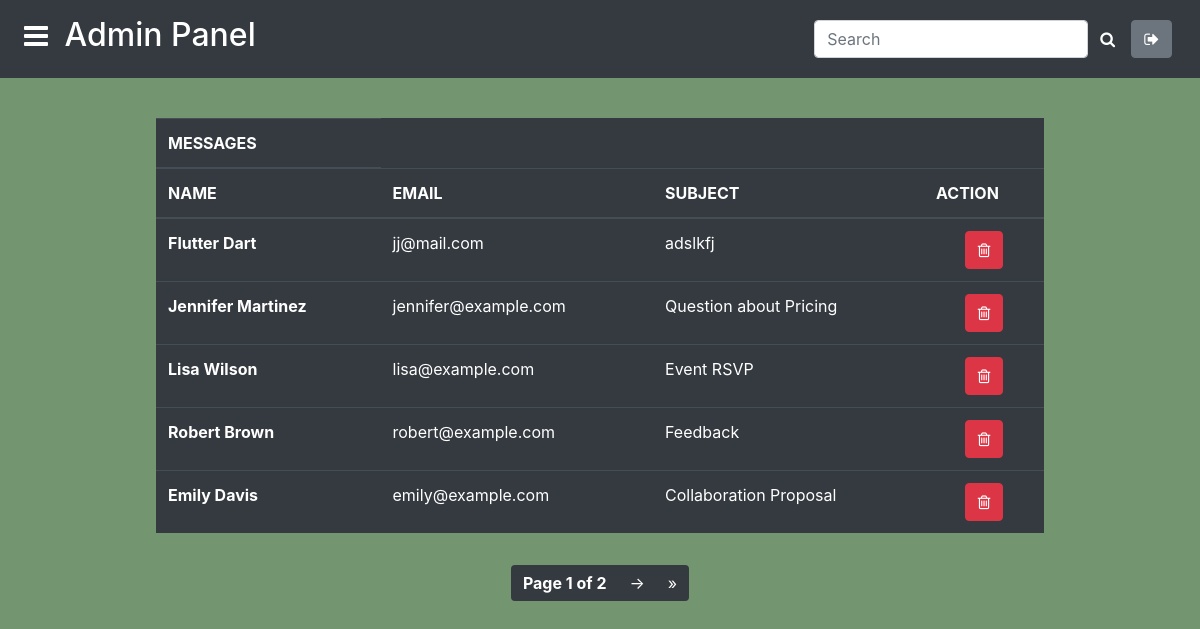
The page /dashboard/ (signed in) on the database its author committed.
### website/models.py (models this page shows, shortened)
class Contact(models.Model):
    name = models.CharField(max_length=100, blank=False)
    email = models.EmailField(max_length=100, blank=False)
    subject = models.CharField(max_length=200, blank=False)
    message = models.TextField(max_length=700, blank=False)
    seen = models.BooleanField(default=False)

### dashboard/views.py (the view)
# urls.py: path("", views.MessageListView.as_view(), name='dashboard'),
class MessageListView(generic.ListView):
    model = Contact
    template_name = 'dashboard/messages.html'
    context_object_name = 'contacts'
    paginate_by = 5
    def get_queryset(self):
        return Contact.objects.order_by("-id")
    def dispatch(self, request, *args, **kwargs):
        if not request.user.is_authenticated:
            return HttpResponseRedirect(reverse('dashboard:login'))
        return super().dispatch(request, *args, **kwargs)

### dashboard/templates/dashboard/messages.html (shortened to what this page needs)
{% extends 'dashboard/base.html' %}
{% block content %}
<div class="p-2 table-responsive">
<table class="table table-dark w-75 m-auto" style="margin-top: 2rem !important;">
    <thead>
      <tr>
        <th scope="row">MESSAGES</th>
      </tr>
      <tr>
        <th scope="col">NAME</th>
        <th scope="col">EMAIL</th>
        <th scope="col">SUBJECT</th>
        <th scope="col">ACTION</th>
      </tr>
    </thead>
    <tbody>
        {% for contact in contacts %}
            <tr>
              <th scope="row"><a class="text-decoration-none text-white text-capitalize" href="{% url 'dashboard:message_detail' contact.id %}">{{ contact.name }} </a></th>
              <td>{{ contact.email }}</td>
              <td>{{ contact.subject }}</td>
              <td class="text-center"><a href="{% url 'dashboard:message_delete' contact.id %}"><button class="btn btn-danger"><i class="fa fa-trash-o" aria-hidden="true"></i></button></a></td>
            </tr>
        {% endfor %}
    </tbody>
  </table>
</div>
<div class="mb-5">
  <div class="my-4 d-flex align-items-center justify-content-center">
      <ul class="step-links pagination">
          <li class="current page-item">
            <p class="page-link bg-dark text-white border-0"><strong>Page {{ page_obj.number }} of {{ page_obj.paginator.num_pages }}</strong></p>
          </li>
          {% if page_obj.has_next %}
              <li class="page-item"><a href="?page={{ page_obj.next_page_number }}" class="page-link bg-dark text-white border-0">&rarr;</a></li>
              <li class="page-item"><a href="?page={{ page_obj.paginator.num_pages }}" class="page-link bg-dark text-white border-0">&raquo;</a></li>
          {% endif %}
        </ul>
  </div>
</div>
{% endblock content %}

### dashboard/templates/dashboard/base.html (style rules this page uses)
body { background-color: #73956F; }

### rows shown on the page
Contact: name "Flutter Dart", email "jj@mail.com", subject "adslkfj"
Contact: name "Jennifer Martinez", email "jennifer@example.com", subject "Question about Pricing"
Contact: name "Lisa Wilson", email "lisa@example.com", subject "Event RSVP"
Contact: name "Robert Brown", email "robert@example.com", subject "Feedback"
Contact: name "Emily Davis", email "emily@example.com", subject "Collaboration Proposal"

### other values the page prints
{{ page_obj.number }} "1"
{{ page_obj.paginator.num_pages }} "2"
